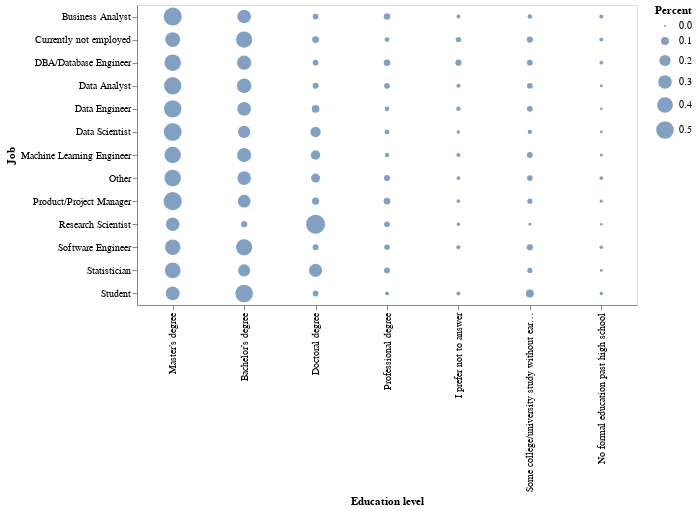

The cell this chart's notebook holds for it:
### Code cell
alt.Chart(education_role).mark_circle().encode(
    x = alt.X('Q4',title = 'Education level', sort = '-size'),
    y = alt.Y('Q5',title = 'Job'),
    size='Percent:Q',
    tooltip = ['Q4', 'Percent']
).interactive().properties(
    width=500,
    height=300
)

### Figure 1 — Vega-Lite specification as saved in the notebook (floating-point values rounded to 4 significant figures)
{"config": {"view": {"continuousWidth": 400, "continuousHeight": 300}}, "data": {"name": "data-d59f68033a1584ec1933555be850841a"}, "mark": "circle", "encoding": {"size": {"type": "quantitative", "field": "Percent"}, "tooltip": [{"type": "nominal", "field": "Q4"}, {"type": "quantitative", "field": "Percent"}], "x": {"type": "nominal", "field": "Q4", "sort": "-size", "title": "Education level"}, "y": {"type": "nominal", "field": "Q5", "title": "Job"}}, "height": 300, "selection": {"selector005": {"type": "interval", "bind": "scales", "encodings": ["x", "y"]}}, "width": 500, "$schema": "https://vega.github.io/schema/vega-lite/v4.8.1.json", "datasets": {"data-d59f68033a1584ec1933555be850841a": [{"Q5": "Business Analyst", "Q4": "Bachelor’s degree", "Count": 235, "Total": 798, "Percent": 0.2945}, {"Q5": "Business Analyst", "Q4": "Doctoral degree", "Count": 37, "Total": 798, "Percent": 0.04637}, {"Q5": "Business Analyst", "Q4": "I prefer not to answer", "Count": 15, "Total": 798, "Percent": 0.0188}, {"Q5": "Business Analyst", "Q4": "Master’s degree", "Count": 424, "Total": 798, "Percent": 0.5313}, {"Q5": "Business Analyst", "Q4": "No formal education past high school", "Count": 15, "Total": 798, "Percent": 0.0188}, {"Q5": "Business Analyst", "Q4": "Professional degree", "Count": 50, "Total": 798, "Percent": 0.06266}, {"Q5": "Business Analyst", "Q4": "Some college/university study without earning a bachelor’s degree", "Count": 22, "Total": 798, "Percent": 0.02757}, {"Q5": "Currently not employed", "Q4": "Bachelor’s degree", "Count": 706, "Total": 1652, "Percent": 0.4274}, {"Q5": "Currently not employed", "Q4": "Doctoral degree", "Count": 119, "Total": 1652, "Percent": 0.07203}, {"Q5": "Currently not employed", "Q4": "I prefer not to answer", "Count": 68, "Total": 1652, "Percent": 0.04116}, {"Q5": "Currently not employed", "Q4": "Master’s degree", "Count": 587, "Total": 1652, "Percent": 0.3553}, {"Q5": "Currently not employed", "Q4": "No formal education past high school", "Count": 31, "Total": 1652, "Percent": 0.01877}, {"Q5": "Currently not employed", "Q4": "Professional degree", "Count": 48, "Total": 1652, "Percent": 0.02906}, {"Q5": "Currently not employed", "Q4": "Some college/university study without earning a bachelor’s degree", "Count": 93, "Total": 1652, "Percent": 0.0563}, {"Q5": "DBA/Database Engineer", "Q4": "Bachelor’s degree", "Count": 41, "Total": 125, "Percent": 0.328}, {"Q5": "DBA/Database Engineer", "Q4": "Doctoral degree", "Count": 6, "Total": 125, "Percent": 0.048}, {"Q5": "DBA/Database Engineer", "Q4": "I prefer not to answer", "Count": 7, "Total": 125, "Percent": 0.056}, {"Q5": "DBA/Database Engineer", "Q4": "Master’s degree", "Count": 55, "Total": 125, "Percent": 0.44}, {"Q5": "DBA/Database Engineer", "Q4": "No formal education past high school", "Count": 2, "Total": 125, "Percent": 0.016}, {"Q5": "DBA/Database Engineer", "Q4": "Professional degree", "Count": 8, "Total": 125, "Percent": 0.064}, {"Q5": "DBA/Database Engineer", "Q4": "Some college/university study without earning a bachelor’s degree", "Count": 6, "Total": 125, "Percent": 0.048}, {"Q5": "Data Analyst", "Q4": "Bachelor’s degree", "Count": 501, "Total": 1475, "Percent": 0.3397}, {"Q5": "Data Analyst", "Q4": "Doctoral degree", "Count": 77, "Total": 1475, "Percent": 0.0522}, {"Q5": "Data Analyst", "Q4": "I prefer not to answer", "Count": 29, "Total": 1475, "Percent": 0.01966}, {"Q5": "Data Analyst", "Q4": "Master’s degree", "Count": 715, "Total": 1475, "Percent": 0.4847}, {"Q5": "Data Analyst", "Q4": "No formal education past high school", "Count": 14, "Total": 1475, "Percent": 0.009492}, {"Q5": "Data Analyst", "Q4": "Professional degree", "Count": 70, "Total": 1475, "Percent": 0.04746}, {"Q5": "Data Analyst", "Q4": "Some college/university study without earning a bachelor’s degree", "Count": 69, "Total": 1475, "Percent": 0.04678}, {"Q5": "Data Engineer", "Q4": "Bachelor’s degree", "Count": 134, "Total": 437, "Percent": 0.3066}, {"Q5": "Data Engineer", "Q4": "Doctoral degree", "Count": 40, "Total": 437, "Percent": 0.09153}, {"Q5": "Data Engineer", "Q4": "I prefer not to answer", "Count": 12, "Total": 437, "Percent": 0.02746}, {"Q5": "Data Engineer", "Q4": "Master’s degree", "Count": 215, "Total": 437, "Percent": 0.492}, {"Q5": "Data Engineer", "Q4": "No formal education past high school", "Count": 2, "Total": 437, "Percent": 0.004577}, {"Q5": "Data Engineer", "Q4": "Professional degree", "Count": 13, "Total": 437, "Percent": 0.02975}, {"Q5": "Data Engineer", "Q4": "Some college/university study without earning a bachelor’s degree", "Count": 21, "Total": 437, "Percent": 0.04805}, {"Q5": "Data Scientist", "Q4": "Bachelor’s degree", "Count": 648, "Total": 2676, "Percent": 0.2422}, {"Q5": "Data Scientist", "Q4": "Doctoral degree", "Count": 458, "Total": 2676, "Percent": 0.1712}, {"Q5": "Data Scientist", "Q4": "I prefer not to answer", "Count": 36, "Total": 2676, "Percent": 0.01345}, {"Q5": "Data Scientist", "Q4": "Master’s degree", "Count": 1369, "Total": 2676, "Percent": 0.5116}, {"Q5": "Data Scientist", "Q4": "No formal education past high school", "Count": 15, "Total": 2676, "Percent": 0.005605}, {"Q5": "Data Scientist", "Q4": "Professional degree", "Count": 86, "Total": 2676, "Percent": 0.03214}, {"Q5": "Data Scientist", "Q4": "Some college/university study without earning a bachelor’s degree", "Count": 64, "Total": 2676, "Percent": 0.02392}, {"Q5": "Machine Learning Engineer", "Q4": "Bachelor’s degree", "Count": 350, "Total": 1082, "Percent": 0.3235}, {"Q5": "Machine Learning Engineer", "Q4": "Doctoral degree", "Count": 148, "Total": 1082, "Percent": 0.1368}, {"Q5": "Machine Learning Engineer", "Q4": "I prefer not to answer", "Count": 22, "Total": 1082, "Percent": 0.02033}, {"Q5": "Machine Learning Engineer", "Q4": "Master’s degree", "Count": 471, "Total": 1082, "Percent": 0.4353}, {"Q5": "Machine Learning Engineer", "Q4": "No formal education past high school", "Count": 10, "Total": 1082, "Percent": 0.009242}, {"Q5": "Machine Learning Engineer", "Q4": "Professional degree", "Count": 27, "Total": 1082, "Percent": 0.02495}, {"Q5": "Machine Learning Engineer", "Q4": "Some college/university study without earning a bachelor’s degree", "Count": 54, "Total": 1082, "Percent": 0.04991}, {"Q5": "Other", "Q4": "Bachelor’s degree", "Count": 515, "Total": 1737, "Percent": 0.2965}, {"Q5": "Other", "Q4": "Doctoral degree", "Count": 222, "Total": 1737, "Percent": 0.1278}, {"Q5": "Other", "Q4": "I prefer not to answer", "Count": 31, "Total": 1737, "Percent": 0.01785}, {"Q5": "Other", "Q4": "Master’s degree", "Count": 764, "Total": 1737, "Percent": 0.4398}, {"Q5": "Other", "Q4": "No formal education past high school", "Count": 31, "Total": 1737, "Percent": 0.01785}, {"Q5": "Other", "Q4": "Professional degree", "Count": 96, "Total": 1737, "Percent": 0.05527}, {"Q5": "Other", "Q4": "Some college/university study without earning a bachelor’s degree", "Count": 78, "Total": 1737, "Percent": 0.04491}, {"Q5": "Product/Project Manager", "Q4": "Bachelor’s degree", "Count": 180, "Total": 692, "Percent": 0.2601}, {"Q5": "Product/Project Manager", "Q4": "Doctoral degree", "Count": 53, "Total": 692, "Percent": 0.07659}, {"Q5": "Product/Project Manager", "Q4": "I prefer not to answer", "Count": 10, "Total": 692, "Percent": 0.01445}, {"Q5": "Product/Project Manager", "Q4": "Master’s degree", "Count": 371, "Total": 692, "Percent": 0.5361}, {"Q5": "Product/Project Manager", "Q4": "No formal education past high school", "Count": 7, "Total": 692, "Percent": 0.01012}, {"Q5": "Product/Project Manager", "Q4": "Professional degree", "Count": 45, "Total": 692, "Percent": 0.06503}, {"Q5": "Product/Project Manager", "Q4": "Some college/university study without earning a bachelor’s degree", "Count": 26, "Total": 692, "Percent": 0.03757}, {"Q5": "Research Scientist", "Q4": "Bachelor’s degree", "Count": 67, "Total": 1174, "Percent": 0.05707}, {"Q5": "Research Scientist", "Q4": "Doctoral degree", "Count": 687, "Total": 1174, "Percent": 0.5852}, {"Q5": "Research Scientist", "Q4": "I prefer not to answer", "Count": 15, "Total": 1174, "Percent": 0.01278}, {"Q5": "Research Scientist", "Q4": "Master’s degree", "Count": 337, "Total": 1174, "Percent": 0.2871}, {"Q5": "Research Scientist", "Q4": "No formal education past high school", "Count": 5, "Total": 1174, "Percent": 0.004259}, {"Q5": "Research Scientist", "Q4": "Professional degree", "Count": 54, "Total": 1174, "Percent": 0.046}, {"Q5": "Research Scientist", "Q4": "Some college/university study without earning a bachelor’s degree", "Count": 9, "Total": 1174, "Percent": 0.007666}, {"Q5": "Software Engineer", "Q4": "Bachelor’s degree", "Count": 842, "Total": 1968, "Percent": 0.4278}, {"Q5": "Software Engineer", "Q4": "Doctoral degree", "Count": 100, "Total": 1968, "Percent": 0.05081}, {"Q5": "Software Engineer", "Q4": "I prefer not to answer", "Count": 41, "Total": 1968, "Percent": 0.02083}, {"Q5": "Software Engineer", "Q4": "Master’s degree", "Count": 759, "Total": 1968, "Percent": 0.3857}, {"Q5": "Software Engineer", "Q4": "No formal education past high school", "Count": 29, "Total": 1968, "Percent": 0.01474}, {"Q5": "Software Engineer", "Q4": "Professional degree", "Count": 88, "Total": 1968, "Percent": 0.04472}, {"Q5": "Software Engineer", "Q4": "Some college/university study without earning a bachelor’s degree", "Count": 109, "Total": 1968, "Percent": 0.05539}, {"Q5": "Statistician", "Q4": "Bachelor’s degree", "Count": 67, "Total": 290, "Percent": 0.231}, {"Q5": "Statistician", "Q4": "Doctoral degree", "Count": 80, "Total": 290, "Percent": 0.2759}, {"Q5": "Statistician", "Q4": "Master’s degree", "Count": 115, "Total": 290, "Percent": 0.3966}, {"Q5": "Statistician", "Q4": "No formal education past high school", "Count": 2, "Total": 290, "Percent": 0.006897}, {"Q5": "Statistician", "Q4": "Professional degree", "Count": 15, "Total": 290, "Percent": 0.05172}, {"Q5": "Statistician", "Q4": "Some college/university study without earning a bachelor’s degree", "Count": 11, "Total": 290, "Percent": 0.03793}, {"Q5": "Student", "Q4": "Bachelor’s degree", "Count": 2580, "Total": 5171, "Percent": 0.4989}, {"Q5": "Student", "Q4": "Doctoral degree", "Count": 257, "Total": 5171, "Percent": 0.0497}, {"Q5": "Student", "Q4": "I prefer not to answer", "Count": 92, "Total": 5171, "Percent": 0.01779}, {"Q5": "Student", "Q4": "Master’s degree", "Count": 1581, "Total": 5171, "Percent": 0.3057}, {"Q5": "Student", "Q4": "No formal education past high school", "Count": 66, "Total": 5171, "Percent": 0.01276}, {"Q5": "Student", "Q4": "Professional degree", "Count": 86, "Total": 5171, "Percent": 0.01663}, {"Q5": "Student", "Q4": "Some college/university study without earning a bachelor’s degree", "Count": 509, "Total": 5171, "Percent": 0.09843}]}}
